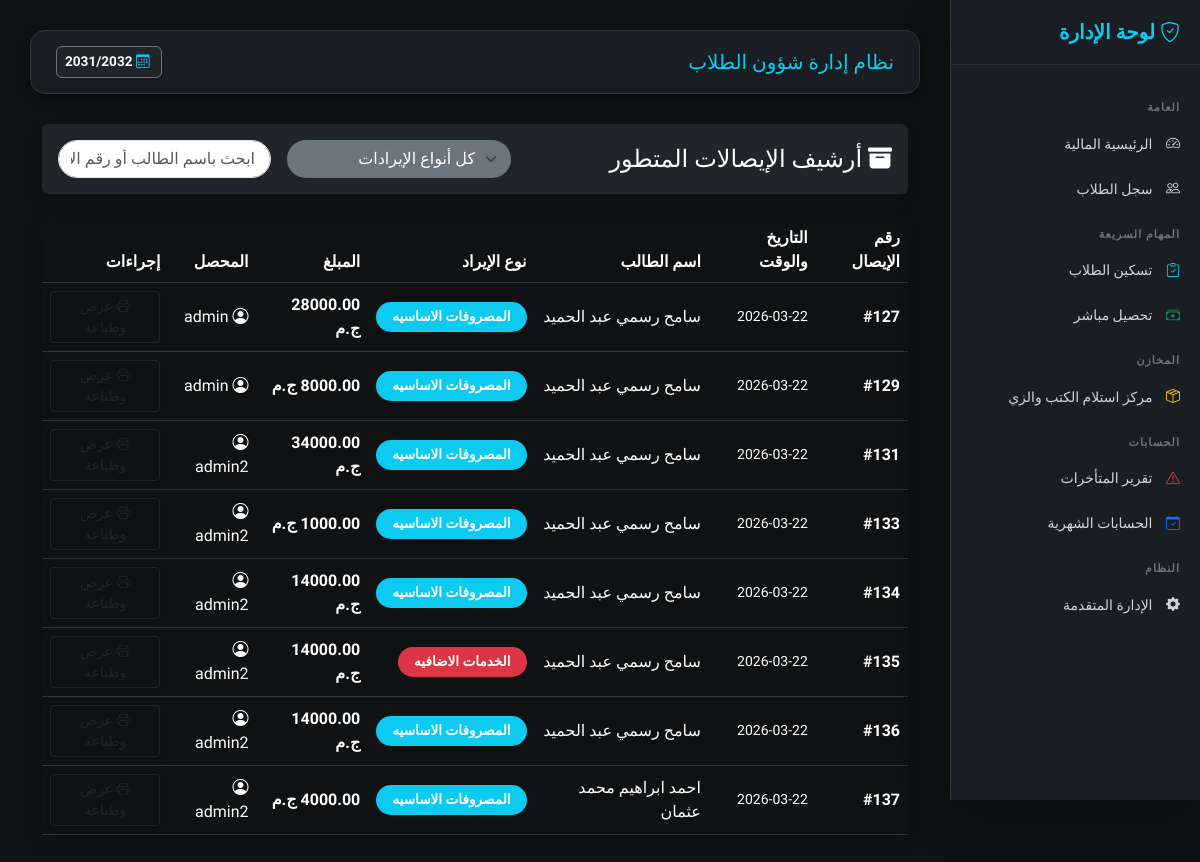
The app's page /finance/payments-archive/ with its own data.
### finance/models.py (models this page shows, shortened)
class AcademicYear(models.Model):
    name = models.CharField(max_length=20)  # مثال: 2025/2026
    is_active = models.BooleanField(default=False)

class Payment(models.Model):
    installment = models.ForeignKey(
        'StudentInstallment',
        on_delete=models.CASCADE,
        related_name="payments",
        null=True,
        blank=True,
        help_text="اتركه فارغاً للإيرادات الحرة"
    )
    student = models.ForeignKey(
        "students.Student",
        on_delete=models.CASCADE,
        related_name="all_payments",
        null=True,
        blank=True
    )
    revenue_category = models.ForeignKey(
        'RevenueCategory',
        on_delete=models.PROTECT,
        null=True,
        blank=False,
        verbose_name="فئة الإيراد"
    )
    academic_year = models.ForeignKey(
        'AcademicYear',
        on_delete=models.CASCADE,
        null=True,
        blank=True,
        verbose_name="السنة الدراسية"
    )
    amount_paid = models.DecimalField(
        max_digits=10,
        decimal_places=2,
        verbose_name="المبلغ المدفوع"
    )
    payment_date = models.DateField(
        default=timezone.now,
        verbose_name="تاريخ الدفع"
    )
    collected_by = models.ForeignKey(
        User,
        on_delete=models.SET_NULL,
        null=True,
        blank=True,
        related_name="collected_payments",
        verbose_name="المحصل (الموظف)"
    )
    is_closed = models.BooleanField(
        default=False,
        verbose_name="تم تقفيل الخزينة"
    )
    closure = models.ForeignKey(
        'DailyClosure',
        on_delete=models.SET_NULL,
        null=True,
        blank=True,
        related_name="payments",
        verbose_name="رقم الجرد/الإغلاق"
    )
    notes = models.TextField(null=True, blank=True, verbose_name="ملاحظات إضافية")
    class Meta:
        verbose_name = "عملية دفع"
        verbose_name_plural = "عمليات الدفع"
        ordering = ['-payment_date', '-id']

class RevenueCategory(models.Model):
    name = models.CharField(max_length=100, verbose_name="اسم الفئة")
    parent = models.ForeignKey(
        'self',
        on_delete=models.CASCADE,
        null=True,
        blank=True,
        related_name='subcategories', # ممتاز: يعبر عن الفئات التابعة
        verbose_name="الفئة الرئيسية"
    )
    class Meta:
        verbose_name = "فئة إيراد"
        verbose_name_plural = "فئات الإيرادات"

### students/models.py (models this page shows, shortened)
class Student(models.Model):
    RELIGION_CHOICES = [("Muslim", "مسلم"), ("Christian", "مسيحي")]
    STATUS_CHOICES = [("New", "مستجد"), ("Transferred", "منقول"), ("Home", "عمال"), ("Promoted", "ناجح ومنقول")]
    GENDER_CHOICES = [('Male', 'ذكر'), ('Female', 'أنثى')]
    SPECIALIZATION_CHOICES = [
        ("General", "شعبة عامة"), ("Restaurant", "مطعم"), ("Kitchen", "مطبخ"),
        ("Guidance", "ارشاد"), ("Internal", "اشراف داخلي"), ("Computer", "حاسب الي"),
    ]
    image = models.ImageField("صورة الطالب", upload_to="students/", null=True, blank=True)
    registration_number = models.CharField("رقم القيد", max_length=50, blank=True, null=True)
    first_name = models.CharField("الاسم الأول", max_length=100)
    last_name = models.CharField("اسم العائلة", max_length=100)
    national_id_validator = RegexValidator(
        regex=r'^\d{14}$',
        message="الرقم القومي يجب أن يتكون من 14 رقماً فقط."
    )
    national_id = models.CharField(
        "الرقم القومي",
        max_length=14,
        validators=[national_id_validator],
        unique=True,
        null=True, blank=True
    )
    student_code = models.CharField("كود الطالب", max_length=20, unique=True, editable=False, blank=True, null=True)
    date_of_birth = models.DateField("تاريخ الميلاد", null=True, blank=True)
    birth_place = models.CharField("محل الميلاد", max_length=150, blank=True, null=True)
    gender = models.CharField(
        "النوع",
        max_length=10,
        choices=GENDER_CHOICES,
        null=True,
        blank=True
    )
    religion = models.CharField("الديانة", max_length=20, choices=RELIGION_CHOICES, null=True, blank=True)
    nationality = models.CharField("الجنسية", max_length=100, default="مصري", null=True, blank=True)
    address = models.TextField("العنوان", blank=True, null=True)
    mother_name = models.CharField("اسم الأم", max_length=150, null=True, blank=True)
    phone = models.CharField("رقم التليفون", max_length=20, null=True, blank=True)
    enrollment_status = models.CharField("حالة القيد", max_length=20, choices=STATUS_CHOICES, null=True, blank=True)
    integration_status = models.BooleanField("موقف الدمج", default=False, null=True, blank=True)
    specialization = models.CharField("التخصص", max_length=30, choices=SPECIALIZATION_CHOICES, blank=True, null=True)
    previous_debt = models.DecimalField("مديونية سابقة مرحلة", max_digits=10, decimal_places=2, default=0)
    last_promotion_date = models.DateField(null=True, blank=True)
    grade = models.ForeignKey("students.Grade", on_delete=models.PROTECT, null=True, verbose_name="الصف الدراسي")
    classroom = models.ForeignKey("students.Classroom", on_delete=models.SET_NULL, null=True, blank=True, verbose_name="الفصل")
    academic_year = models.ForeignKey("finance.AcademicYear", on_delete=models.CASCADE, verbose_name="السنة الدراسية", related_name="students")
    is_active = models.BooleanField("نشط", default=True)
    created_at = models.DateTimeField(auto_now_add=True)
    class Meta:
        ordering = ["-created_at"]
        verbose_name = "طالب"
        verbose_name_plural = "الطلاب"
    def get_full_name(self):
        first = self.first_name if self.first_name else ""
        last = self.last_name if self.last_name else ""
        full = f"{first} {last}".strip()
        return full if full else f"طالب رقم {self.student_code}"

### finance/views.py (the view)
# urls.py: path('payments-archive/', views.payments_archive, name='payments_archive'),
def payments_archive(request):
    category_name = request.GET.get('cat')
    payments = Payment.objects.all().order_by('-payment_date')
    categories = RevenueCategory.objects.all()
    if category_name:
        payments = payments.filter(revenue_category__name__icontains=category_name)
    total_archived = payments.aggregate(Sum('amount_paid'))['amount_paid__sum'] or 0
    today_count = payments.filter(payment_date=timezone.now().date()).count()
    return render(request, 'finance/payments_archive.html', {
        'payments': payments,
        'categories': categories,
        'total_archived': total_archived,
        'today_count': today_count,
        'selected_category': category_name
    })

### config/context_processors.py (called while the page is built)
def active_academic_year(request): # تأكد أن هذا هو نفس الاسم
    active_year = AcademicYear.objects.filter(is_active=True).first()
    return {'active_year': active_year}

### finance/templates/finance/payments_archive.html (shortened to what this page needs)
{% extends 'base.html' %}
{% block content %}
<div class="container-fluid mt-4" dir="rtl text-right">
    <div class="row mb-4 text-right">
        <div class="col-md-12">
            <div class="card shadow border-0 bg-dark text-white">
                <div class="card-body d-flex justify-content-between align-items-center flex-wrap">
                    <h4 class="m-0 font-weight-bold"><i class="bi bi-archive-fill ml-2"></i> أرشيف الإيصالات المتطور</h4>
                    <div class="d-flex gap-2 mt-2 mt-md-0">
                        <select id="categoryFilter" class="form-select bg-secondary text-white border-0 mx-2" onchange="filterPayments()">
                            <option value="all">كل أنواع الإيرادات</option>
                        </select>
                        <input type="text" id="searchInput" class="form-control" placeholder="ابحث باسم الطالب أو رقم الإيصال..." onkeyup="filterPayments()">
                    </div>
                </div>
            </div>
        </div>
    </div>
    <div class="card shadow border-0 text-right">
        <div class="card-body p-0">
            <div class="table-responsive">
                <table class="table table-hover align-middle mb-0" id="paymentsTable">
                    <thead class="bg-light text-dark">
                        <tr>
                            <th>رقم الإيصال</th>
                            <th>التاريخ والوقت</th>
                            <th>اسم الطالب</th>
                            <th>نوع الإيراد</th>
                            <th>المبلغ</th>
                            <th>المحصل</th>
                            <th>إجراءات</th>
                        </tr>
                    </thead>
                    <tbody>
                        {% for p in payments %}
                        <tr class="payment-row" data-category="{{ p.revenue_category.name }}">
                            <td class="fw-bold text-primary">#{{ p.id }}</td>
                            <td class="small text-muted">{{ p.payment_date|date:"Y-m-d" }} <br> {{ p.payment_date|time:"H:i" }}</td>
                            <td class="font-weight-bold text-dark">{{ p.student.get_full_name }}</td>
                            <td>
                                <span class="badge rounded-pill
                                    {% if 'باص' in p.revenue_category.name %}bg-warning text-dark
                                    {% elif 'تعليم' in p.revenue_category.name %}bg-primary
                                    {% elif 'زي' in p.revenue_category.name %}bg-success
                                    {% elif 'اضافيه' in p.revenue_category.name %}bg-danger
                                    {% else %}bg-info{% endif %} p-2 px-3">
                                    {{ p.revenue_category.name }}
                                </span>
                            </td>
                            <td class="fw-bold text-dark">{{ p.amount_paid }} ج.م</td>
                            <td><i class="bi bi-person-circle ml-1"></i> {{ p.collected_by.username }}</td>
                            <td>
                                <button class="btn btn-outline-dark btn-sm shadow-sm" onclick="viewReceipt({{ p.id }})">
                                    <i class="bi bi-printer ml-1"></i> عرض وطباعة
                                </button>
                            </td>
                        </tr>
                        {% endfor %}
                    </tbody>
                </table>
            </div>
        </div>
    </div>
</div>
{% endblock %}

### finance/templates/base.html (shortened to what this page needs)
{% load static %}
<!DOCTYPE html>
<html lang="ar" dir="rtl">
<head>
    <link href="https://cdn.jsdelivr.net/npm/bootstrap@5.3.2/dist/css/bootstrap.min.css" rel="stylesheet">
    <link href="https://cdn.jsdelivr.net/npm/bootstrap-icons/font/bootstrap-icons.css" rel="stylesheet">
    <link href="https://cdn.jsdelivr.net/npm/select2@4.1.0-rc.0/dist/css/select2.min.css" rel="stylesheet" />
    <link rel="stylesheet" href="https://cdn.jsdelivr.net/npm/select2-bootstrap-5-theme@1.3.0/dist/select2-bootstrap-5-theme.min.css" />
</head>
<body>
<div class="sidebar shadow-lg">
    {% if student and student.id %}
        <h5><i class="bi bi-person-badge"></i> ملف الطالب</h5>
        <div class="text-center mb-4 px-3">
            <span class="d-block fw-bold text-white fs-5">{{ student.get_full_name }}</span>
            <small class="badge bg-info text-dark mt-2 px-3">{{ student.academic_year.name }}</small>
        </div>
        <div class="section-title">العمليات المالية</div>
        <a href="{% url 'assign_plan_with_id' student.id %}">
            <i class="bi bi-calendar-check text-info"></i> تسكين برنامج مالي
        </a>
        <a href="{% url 'quick_collection' %}?student_id={{ student.id }}">
            <i class="bi bi-cash-stack text-success"></i> تحصيل المصاريف
        </a>
        <a href="{% url 'student_inventory_view' student.id %}"
           class="{% if request.resolver_match.url_name == 'student_inventory_view' %}active-link{% endif %}">
            <i class="bi bi-box-seam text-warning"></i> تسليم الكتب والزي
        </a>
        <div class="section-title">تقارير وشهادات</div>
        <a href="javascript:void(0);" onclick="printEnrollmentCertificate()" class="admin-action-btn mt-2" style="color: #ffc107; border-color: rgba(255,193,7,0.3);">
            <i class="bi bi-printer"></i> طباعة شهادة قيد
        </a>
        <a href="{% url 'student_list' %}" class="text-info text-center d-block mt-4 border-top border-secondary pt-3 mx-3">
            <i class="bi bi-arrow-right-circle"></i> العودة للسجل العام
        </a>
    {% else %}
        <h5><i class="bi bi-shield-check"></i> لوحة الإدارة</h5>
        <div class="section-title">العامة</div>
        <a href="{% url 'finance_dashboard' %}"><i class="bi bi-speedometer2"></i> الرئيسية المالية</a>
        <a href="{% url 'student_list' %}"><i class="bi bi-people"></i> سجل الطلاب</a>
        <div class="section-title">المهام السريعة</div>
        <a href="{% url 'assign_plan' %}"><i class="bi bi-clipboard-check text-info"></i> تسكين الطلاب</a>
        <a href="{% url 'quick_collection' %}"><i class="bi bi-cash-stack text-success"></i> تحصيل مباشر</a>
        <div class="section-title">المخازن</div>
        <a href="{% url 'student_list' %}"><i class="bi bi-box-seam text-warning"></i> مركز استلام الكتب والزي</a>
        <div class="section-title">الحسابات</div>
        <a href="{% url 'overdue_report' %}"><i class="bi bi-exclamation-triangle text-danger"></i> تقرير المتأخرات</a>
        <a href="{% url 'close_month' %}"><i class="bi bi-calendar-check text-primary"></i> الحسابات الشهرية</a>
        <div class="section-title">النظام</div>
        <a href="/admin/" target="_blank"><i class="bi bi-gear-fill"></i> الإدارة المتقدمة</a>
    {% endif %}
    </div>
<div class="main-content">
    <div class="top-navbar d-flex justify-content-between align-items-center">
        <h5 class="mb-0 text-info">{% block page_title %}نظام إدارة شؤون الطلاب{% endblock %}</h5>
        <div class="d-flex align-items-center">
            <span class="badge bg-dark border border-secondary p-2 shadow-sm">
                <i class="bi bi-calendar3 me-1 text-info"></i>
                {{ active_year.name|default:"لم يتم تحديد سنة" }}
            </span>
        </div>
    </div>
    {% block content %}{% endblock %}
</div>
</body>
</html>

### finance/templates/base.html (style rules this page uses)
:root { --bg-dark: #0f1113; --sidebar-bg: #1a1d21; --accent-color: #0dcaf0; --text-muted: #cbd5e1; --danger-soft: #ea868f; }
body { font-family: 'Cairo', sans-serif; background-color: var(--bg-dark); color: #ffffff; margin: 0; overflow-x: hidden; }
.sidebar { height: 100vh; background: var(--sidebar-bg); padding-top: 20px; position: fixed; width: 250px; right: 0; z-index: 1000; border-left: 1px solid #333; transition: all 0.3s ease; overflow-y: auto; }
.sidebar h5 { color: var(--accent-color); font-weight: 700; padding: 0 20px 20px; border-bottom: 1px solid #2d3238; margin-bottom: 20px; }
.sidebar a { color: var(--text-muted); padding: 12px 20px; display: block; text-decoration: none; transition: 0.3s; font-size: 14px; }
.sidebar a i { margin-left: 10px; }
.section-title { font-size: 11px; text-transform: uppercase; color: #6c757d; padding: 15px 20px 5px; font-weight: bold; letter-spacing: 1px; }
.main-content { margin-right: 250px; padding: 30px; min-height: 100vh; }
.top-navbar { background: var(--sidebar-bg); padding: 15px 25px; border-radius: 15px; margin-bottom: 30px; border: 1px solid #333; box-shadow: 0 4px 12px rgba(0,0,0,0.3); }
.table { color: inherit; }
.table td, .table th { background-color: var(--bg-dark) !important; color: #ffffff !important; border-color: #333 !important; }

### finance/templates/finance/payments_archive.html (style rules this page uses)
.badge { font-size: 0.85rem; font-weight: 600; }
#searchInput { border-radius: 20px; padding-right: 15px; }
#categoryFilter { border-radius: 20px; cursor: pointer; }

### records on screen
AcademicYear: name "2031/2032"
Payment: id "127", payment_date "2026-03-22", student.get_full_name "سامح رسمي عبد الحميد", revenue_category.name "المصروفات الاساسيه", amount_paid "28000.00", collected_by.username "admin"
Payment: id "129", payment_date "2026-03-22", student.get_full_name "سامح رسمي عبد الحميد", revenue_category.name "المصروفات الاساسيه", amount_paid "8000.00", collected_by.username "admin"
Payment: id "131", payment_date "2026-03-22", student.get_full_name "سامح رسمي عبد الحميد", revenue_category.name "المصروفات الاساسيه", amount_paid "34000.00", collected_by.username "admin2"
Payment: id "133", payment_date "2026-03-22", student.get_full_name "سامح رسمي عبد الحميد", revenue_category.name "المصروفات الاساسيه", amount_paid "1000.00", collected_by.username "admin2"
Payment: id "134", payment_date "2026-03-22", student.get_full_name "سامح رسمي عبد الحميد", revenue_category.name "المصروفات الاساسيه", amount_paid "14000.00", collected_by.username "admin2"
Payment: id "135", payment_date "2026-03-22", student.get_full_name "سامح رسمي عبد الحميد", revenue_category.name "الخدمات الاضافيه", amount_paid "14000.00", collected_by.username "admin2"
Payment: id "136", payment_date "2026-03-22", student.get_full_name "سامح رسمي عبد الحميد", revenue_category.name "المصروفات الاساسيه", amount_paid "14000.00", collected_by.username "admin2"
Payment: id "137", payment_date "2026-03-22", student.get_full_name "احمد ابراهيم محمد عثمان", revenue_category.name "المصروفات الاساسيه", amount_paid "4000.00", collected_by.username "admin2"
